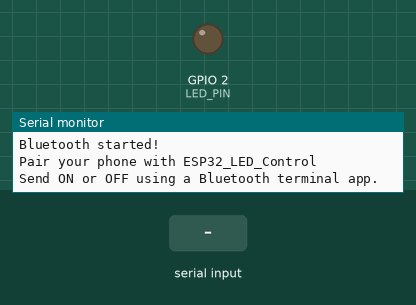
Bench run of a sketch on a simulated ESP32. On the bench: output pins drawn as LEDs (lit = HIGH), the last lines printed to the serial monitor. The inputs (shaded band) are chosen by the test bench. Nothing arrives over Bluetooth unless stated.

Above: at 1.2 s.
1.3 s: "ON\n" received over the second serial link
At 2.5 s:
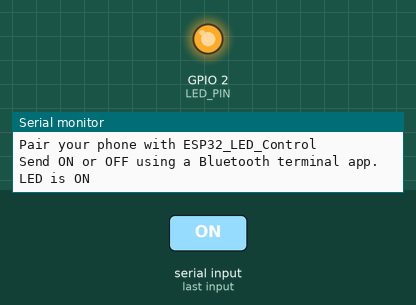
2.8 s: "OFF\n" received over the second serial link
At 3.7 s:
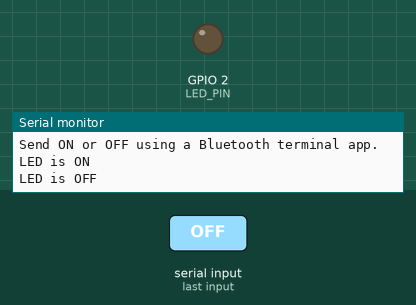
Timing chart, 0 to 5.8 s (numbered marks = the images above; inputs shaded):
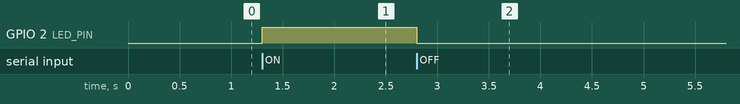

Measured:
- after the input at 1.3 s, GPIO 2 (LED_PIN): LOW → HIGH at once
- after the input at 2.8 s, GPIO 2 (LED_PIN): HIGH → LOW at once

The sketch:

ESP32_Bluetooth_Control.ino
```cpp
#include "BluetoothSerial.h"

BluetoothSerial SerialBT;

const int LED_PIN = 2;
String command = "";

void setup() {
  Serial.begin(115200);

  pinMode(LED_PIN, OUTPUT);
  digitalWrite(LED_PIN, LOW);

  if (!SerialBT.begin("ESP32_LED_Control")) {
    Serial.println("Bluetooth initialization failed!");
    while (true) {
      delay(1000);
    }
  }

  Serial.println("Bluetooth started!");
  Serial.println("Pair your phone with ESP32_LED_Control");
  Serial.println("Send ON or OFF using a Bluetooth terminal app.");
}

void loop() {
  while (SerialBT.available()) {
    char received = SerialBT.read();

    if (received == '\n' || received == '\r') {
      command.trim();
      command.toUpperCase();

      if (command == "ON") {
        digitalWrite(LED_PIN, HIGH);
        SerialBT.println("LED is ON");
        Serial.println("LED is ON");
      }
      else if (command == "OFF") {
        digitalWrite(LED_PIN, LOW);
        SerialBT.println("LED is OFF");
        Serial.println("LED is OFF");
      }
      else if (command.length() > 0) {
        SerialBT.println("Invalid command. Send ON or OFF.");
      }

      command = "";
    }
    else if (command.length() < 20) {
      command += received;
    }
  }
}
```
